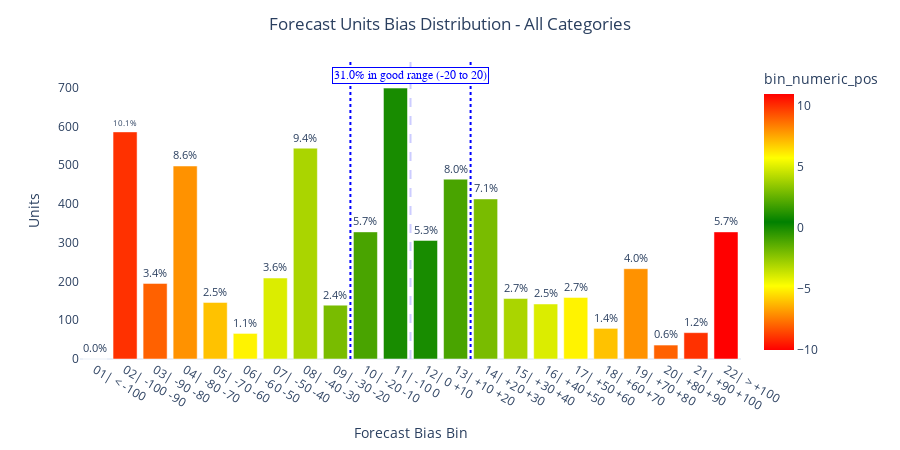
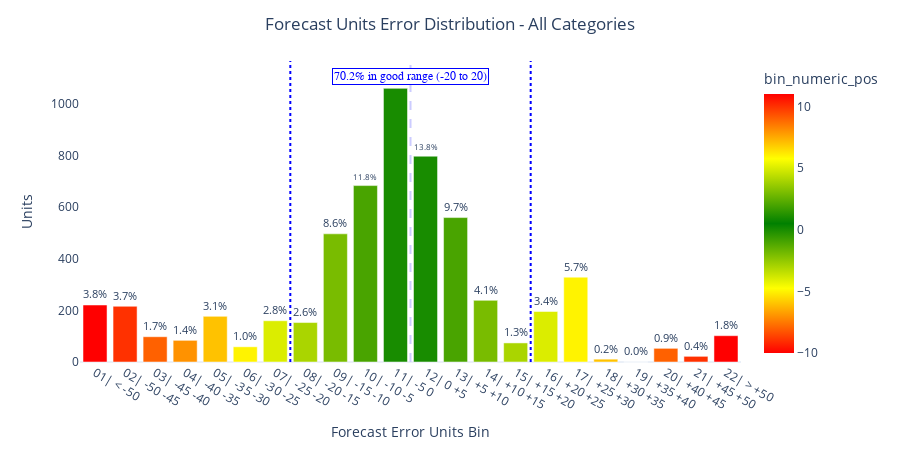

Notebook source saved alongside these figures, in order:
### Code cell
FEVAL.plot_accuracy_distribution(evaluation_data, method="bias").show()
FEVAL.plot_accuracy_distribution(evaluation_data, method="error").show()

### Figure 1 — Plotly figure (JSON) as saved in the notebook; plotly's stock layout.template omitted (floating-point values rounded to 4 significant figures)
{"data": [{"alignmentgroup": "True", "hovertemplate": "Forecast Bias Bin=%{x}<br>Units=%{y}<br>percentage_of_target=%{text}<br>bin_numeric_pos=%{marker.color}<extra></extra>", "legendgroup": "", "marker": {"color": [-10, -9, -8, -7, -6, -5, -4, -3, -2, -1, 0, 1, 2, 3, 4, 5, 6, 7, 8, 9, 10, 11], "coloraxis": "coloraxis", "pattern": {"shape": ""}}, "name": "", "offsetgroup": "", "orientation": "v", "showlegend": false, "text": [0, 10.1, 3.4, 8.6, 2.5, 1.1, 3.6, 9.4, 2.4, 5.7, 12.1, 5.3, 8, 7.1, 2.7, 2.5, 2.7, 1.4, 4, 0.6, 1.2, 5.7], "textposition": "outside", "texttemplate": "%{text:.1f}%", "type": "bar", "x": ["01| < -100", "02| -100 -90", "03| -90 -80", "04| -80 -70", "05| -70 -60", "06| -60 -50", "07| -50 -40", "08| -40 -30", "09| -30 -20", "10| -20 -10", "11| -10 0", "12| 0 +10", "13| +10 +20", "14| +20 +30", "15| +30 +40", "16| +40 +50", "17| +50 +60", "18| +60 +70", "19| +70 +80", "20| +80 +90", "21| +90 +100", "22| > +100"], "xaxis": "x", "y": [0, 586, 195, 498, 146, 66, 209, 544, 139, 328, 699, 306, 464, 413, 156, 142, 159, 79, 233, 36, 68, 328], "yaxis": "y"}], "layout": {"annotations": [{"bgcolor": "white", "bordercolor": "#0000ff", "borderwidth": 1, "font": {"color": "#0000ff", "family": "Arial", "size": 12}, "showarrow": false, "text": "31.0% in good range (-20 to 20)", "x": 10.5, "y": 730.5}], "barmode": "relative", "coloraxis": {"colorbar": {"title": {"text": "bin_numeric_pos"}}, "colorscale": [[0, "red"], [0.25, "yellow"], [0.5, "green"], [0.75, "yellow"], [1, "red"]]}, "height": 450, "legend": {"tracegroupgap": 0}, "margin": {"t": 60}, "shapes": [{"line": {"color": "#ccccff", "dash": "dash"}, "type": "line", "x0": 10.5, "x1": 10.5, "y0": 0, "y1": 768.9}, {"line": {"color": "#0000ff", "dash": "dot"}, "type": "line", "x0": 8.5, "x1": 8.5, "y0": 0, "y1": 768.9}, {"line": {"color": "#0000ff", "dash": "dot"}, "type": "line", "x0": 12.5, "x1": 12.5, "y0": 0, "y1": 768.9}], "title": {"text": "Forecast Units Bias Distribution - All Categories", "x": 0.5}, "width": 900, "xaxis": {"anchor": "y", "domain": [0, 1], "showgrid": false, "title": {"text": "Forecast Bias Bin"}}, "yaxis": {"anchor": "x", "domain": [0, 1], "showgrid": false, "title": {"text": "Units"}}}}

### Figure 2 — Plotly figure (JSON) as saved in the notebook; plotly's stock layout.template omitted (floating-point values rounded to 4 significant figures)
{"data": [{"alignmentgroup": "True", "hovertemplate": "Forecast Error Units Bin=%{x}<br>Units=%{y}<br>percentage_of_target=%{text}<br>bin_numeric_pos=%{marker.color}<extra></extra>", "legendgroup": "", "marker": {"color": [-10, -9, -8, -7, -6, -5, -4, -3, -2, -1, 0, 1, 2, 3, 4, 5, 6, 7, 8, 9, 10, 11], "coloraxis": "coloraxis", "pattern": {"shape": ""}}, "name": "", "offsetgroup": "", "orientation": "v", "showlegend": false, "text": [3.8, 3.7, 1.7, 1.4, 3.1, 1, 2.8, 2.6, 8.6, 11.8, 18.3, 13.8, 9.7, 4.1, 1.3, 3.4, 5.7, 0.2, 0, 0.9, 0.4, 1.8], "textposition": "outside", "texttemplate": "%{text:.1f}%", "type": "bar", "x": ["01| < -50", "02| -50 -45", "03| -45 -40", "04| -40 -35", "05| -35 -30", "06| -30 -25", "07| -25 -20", "08| -20 -15", "09| -15 -10", "10| -10 -5", "11| -5 0", "12| 0 +5", "13| +5 +10", "14| +10 +15", "15| +15 +20", "16| +20 +25", "17| +25 +30", "18| +30 +35", "19| +35 +40", "20| +40 +45", "21| +45 +50", "22| > +50"], "xaxis": "x", "y": [221, 216, 98, 84, 177, 59, 160, 153, 497, 684, 1061, 798, 560, 239, 74, 196, 329, 11, 0, 53, 22, 102], "yaxis": "y"}], "layout": {"annotations": [{"bgcolor": "white", "bordercolor": "#0000ff", "borderwidth": 1, "font": {"color": "#0000ff", "family": "Arial", "size": 12}, "showarrow": false, "text": "70.2% in good range (-20 to 20)", "x": 10.5, "y": 1109.0}], "barmode": "relative", "coloraxis": {"colorbar": {"title": {"text": "bin_numeric_pos"}}, "colorscale": [[0, "red"], [0.25, "yellow"], [0.5, "green"], [0.75, "yellow"], [1, "red"]]}, "height": 450, "legend": {"tracegroupgap": 0}, "margin": {"t": 60}, "shapes": [{"line": {"color": "#ccccff", "dash": "dash"}, "type": "line", "x0": 10.5, "x1": 10.5, "y0": 0, "y1": 1167.0}, {"line": {"color": "#0000ff", "dash": "dot"}, "type": "line", "x0": 6.5, "x1": 6.5, "y0": 0, "y1": 1167.0}, {"line": {"color": "#0000ff", "dash": "dot"}, "type": "line", "x0": 14.5, "x1": 14.5, "y0": 0, "y1": 1167.0}], "title": {"text": "Forecast Units Error Distribution - All Categories", "x": 0.5}, "width": 900, "xaxis": {"anchor": "y", "domain": [0, 1], "showgrid": false, "title": {"text": "Forecast Error Units Bin"}}, "yaxis": {"anchor": "x", "domain": [0, 1], "showgrid": false, "title": {"text": "Units"}}}}
